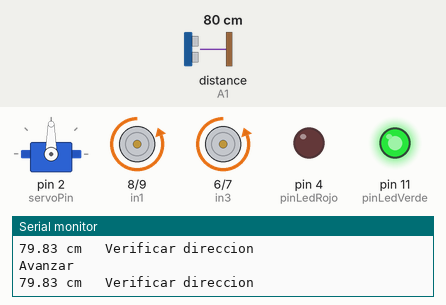
A sketch run on a simulated Arduino Uno, built with avr-gcc and run on an emulated ATmega328P. Parts: servo, motor-driver pin pairs drawn as motors (green arrow = first pin HIGH = forward, orange = second pin HIGH = backward, longer = more drive, scaled by the enable pin), output pins drawn as LEDs (lit = HIGH), the last lines printed to the serial monitor. Wiring (inferred from the names in the program): ultrasonic range finder: trigger A0; echo A1. Dashed ring = blinking. The test bench sets the inputs (shaded band); at power-on: distance to the obstacle (sensor on A1) 80 cm. The echo pulse lasts 58.3 µs per cm; pins used as bus, display or sensor lines are not drawn.

Above: at 1.2 s.
1.3 s: distance to the obstacle (sensor on A1) set to 2 cm
At 2.7 s:
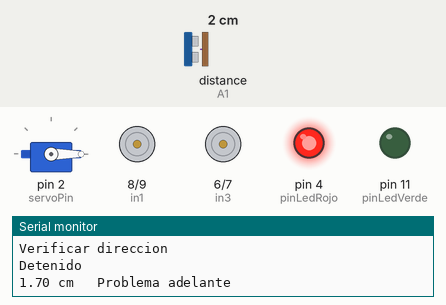
4.3 s: distance to the obstacle (sensor on A1) set to 18 cm
7.3 s: distance to the obstacle (sensor on A1) set to 23 cm
At 8.09 s:
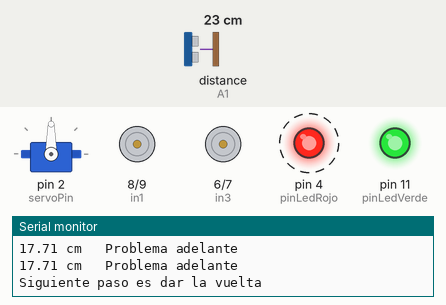
10.3 s: distance to the obstacle (sensor on A1) set to 4 cm
At 10.8 s:
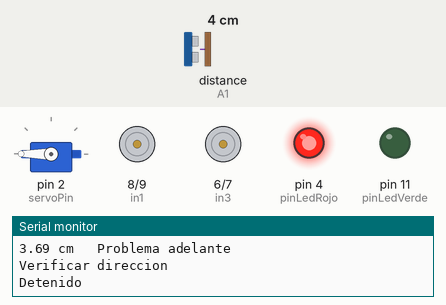
Timing chart, 0 to 14.3 s (numbered marks = the images above; inputs shaded):
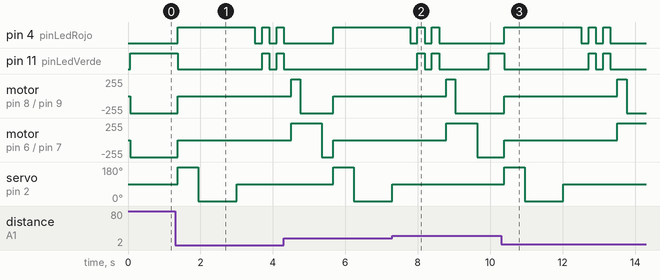

Measured:
- the behaviour switches between 20 and 21 cm on distance to the obstacle (sensor on A1) (found by bisection; images 1 and 2)
- after the input at 1.3 s, pin 4 (pinLedRojo): goes HIGH 2.1 s, LOW 0.20 s, HIGH 0.20 s, LOW 0.20 s, then HIGH, starting after 0.08 s; pin 11 (pinLedVerde): HIGH → LOW after 0.08 s, → HIGH 2.3 s later, → LOW 0.20 s later, → HIGH 0.20 s later
- after the input at 7.3 s, servo on pin 2 (servoPin): stays 90° (without the input it goes to 180° after 2.7 s)
- after the input at 10.3 s, pin 4 (pinLedRojo): LOW → HIGH after 0.09 s, then repeats every 0.40 s: LOW 0.20 s, HIGH 0.20 s, until it stays LOW from 13.3 s; pin 11 (pinLedVerde): goes LOW 2.3 s, HIGH 0.20 s, LOW 0.20 s, HIGH 0.20 s, then LOW, starting after 0.09 s

The sketch:

Robot2wd.ino
```cpp
#include <Servo.h>

// Se define los Pines para el Ultrasonido
#define pinTrigger A0
#define pinEcho A1

// Se define los Pines para los LEDs
#define pinLedVerde 11
#define pinLedRojo 4

//Se define todo el mapa de conecciones para el L298N
#define enA 10
#define in1 8
#define in2 9
#define in3 6
#define in4 7
#define enB 5
#define servoPin 2

//Se crea una clase Motor en donde se define sus 3 variables de control para cada motor creado
class Motor
{
    int enablePin;
    int direccionPin1;
    int direccionPin2;

public:
    //Metodo que define los pines del Motor
    Motor(int enPin, int dPin1, int dPin2)
    {
        enablePin = enPin;
        direccionPin1 = dPin1;
        direccionPin2 = dPin2;
    };
    //Metodo para definir el avance del motor (0-255 avanza, -1-255 retrocede)
    //Si direccionPin1 es LOW y direccionPin2 es HIGH el motor gira en un sentido
    //Si direccionPin1 es HIGH y direccionPin2 es LOW el motor gira en el sentido contrario
    //Si direccionPin1 es LOW y direccionPin2 es LOW el motor no gira
    void Conducir(int velocidad)
    {
        if (velocidad >= 0)
        { // Avanzar
            digitalWrite(direccionPin1, LOW);
            digitalWrite(direccionPin2, HIGH);
        }
        else
        { // Retroceder
            digitalWrite(direccionPin1, HIGH);
            digitalWrite(direccionPin2, LOW);
            velocidad = -velocidad;
        }
        analogWrite(enablePin, velocidad); // Regular velocidad del motor
    }
};
// Se crea 2 Clases Motor y declara con las conecciones del L298N
Motor motorIzquierda = Motor(enA, in1, in2);
Motor motorDerecha = Motor(enB, in3, in4);
// Se crea el objeto del tipo Servo para controlarlo.
Servo myservo;
// Se define un tipo de dato Direcciones
enum Direcciones
{
    Avanzar,
    GiroIzquierda,
    GiroDerecha,
    DarVuelta,
    Frenar
};
// Se define y establece variables gloables
Direcciones pasoSiguiente = Avanzar;
const unsigned int MAX_DIST = 23200; // Todo sobre los 400 cm (23200 us pulse) esta "fuera del rango"
bool obstaculo = false;              // Se inicia sin obstaculos
int servoPos = 90;                   // Se inicia en 90 grados
unsigned long anchoPulso;
float cm;

// funcion para inicializar variables del Motor
void inicializarMotor()
{
    pinMode(enA, OUTPUT);
    pinMode(in1, OUTPUT);
    pinMode(in2, OUTPUT);
    pinMode(enB, OUTPUT);
    pinMode(in3, OUTPUT);
    pinMode(in4, OUTPUT);
    // Se establece la direccion y velocidad inicial
    digitalWrite(enA, LOW);
    digitalWrite(enB, LOW);
    digitalWrite(in1, LOW);
    digitalWrite(in2, HIGH);
    digitalWrite(in3, LOW);
    digitalWrite(in4, HIGH);
}
// funcion para inicializar variables del Ultrasonido
void inicializarUltrasonido()
{
    pinMode(pinTrigger, OUTPUT);
    digitalWrite(pinTrigger, LOW);
}
// funcion para inicializar variables de los LEDs
void inicializarLeds()
{
    pinMode(pinLedVerde, OUTPUT);
    digitalWrite(pinLedVerde, LOW);
    pinMode(pinLedRojo, OUTPUT);
    digitalWrite(pinLedRojo, LOW);
}

//SETUP--------------------------------------------------------------------------
void setup()
{
    Serial.begin(9600);
    inicializarUltrasonido();
    inicializarLeds();
    inicializarMotor();
    myservo.attach(servoPin);
    Direcciones pasoSiguiente = Avanzar;
}

// MAIN LOOP ---------------------------------------------------------------------
void loop()
{
    verificarDistancia();
    verificarDireccion();
    Conducir();
}

// FUNCIONES ---------------------------------------------------------------------

// Funcion que verifica la distancia que mide el ultrasonido
void verificarDistancia()
{

    digitalWrite(pinTrigger, HIGH);      // Activa el trigger
    delayMicroseconds(10);               // Mantiene el Trigger activo por 10ms
    digitalWrite(pinTrigger, LOW);       // Desactiva el trigger
    anchoPulso = pulseIn(pinEcho, HIGH); // Mide cuanto tiempo el pin Echo estuvo activo (ancho del pulso en ms)
    cm = anchoPulso / 58.2;              // Calcula la distancia en centimetros (se asume que la velocidad del sonido en el aire a nivel del mar es ~340 m/s)
    if (anchoPulso > MAX_DIST)
    { // Imprime los resultados
        Serial.println("Out of range");
    }
    else
    {
        Serial.print(cm);
        Serial.print(" cm \t");
    }

    delay(60); // Espera al menos 60ms para la siguiente medicion
    if (cm <= 20)
    { // Si la distancia es menor a 20 cm establece que hay un obstaculo
        obstaculo = true;
        Serial.println("Problema adelante");
    }
    else
    { // De ser mayor a 20 cm establece que no hay un obstaculo
        obstaculo = false;
    }
}

// Funcion que verifica la direccion hacia donde girar
void verificarDireccion()
{
    Serial.println("Verificar direccion");
    if (obstaculo == true)
    { // si al frente esta bloqueado, se revisa a la izquierda
        pasoSiguiente = Frenar;
        Conducir();           // llama a la funcion Conducir con la orden de frenar
        myservo.write(180);   // le indica ql servo que vaya a la posicion 180 grados (izquierda)
        delay(500);           // espera medio segundo para que el servo llegue a su posicion
        verificarDistancia(); // verifica la distancia
        if (obstaculo == false)
        { // si a la izquierda esta libre, girara hacia esa direccion
            pasoSiguiente = GiroIzquierda;
            Serial.println("Siguiente paso es GiroIzquierda");
            myservo.write(90); // restablece la posicion del servo en 90 grados (en frente)
            delay(500);        // espera medio segundo para que el servo llegue a su posicion
        }
        else
        {                         // si a la izquierda esta bloqueado, se revisa a la derecha
            myservo.write(0);     // le indica ql servo que vaya a la posicion 0 grados (derecha)
            delay(1000);          // espera un segundo para que el servo llegue a su posicion
            verificarDistancia(); // verifica la distancia
            if (obstaculo == false)
            { // si a la derecha esta libre, girara hacia esa direccion
                pasoSiguiente = GiroDerecha;
                Serial.println("Siguiente paso es GiroDerecha");
                myservo.write(90); // restablece la posicion del servo en 90 grados (en frente)
                delay(500);        // espera medio segundo para que el servo llegue a su posicion
            }
            else
            { // si a la derecha tambien esta bloqueado, debera dar media vuelta
                pasoSiguiente = DarVuelta;
                myservo.write(90); // restablece la posicion del servo en 90 grados (en frente)
                delay(500);        // espera medio segundo para que el servo llegue a su posicion
                Serial.println("Siguiente paso es dar la vuelta");
            }
        }
    }
    else
    { //Sin obstaculo adelante
        pasoSiguiente = Avanzar;
    }
}

// Funcion que acciona los motores DC conectados
void Conducir()
{
    switch (pasoSiguiente)
    {
    case Avanzar: // Enciende el Led Verde, y pone en marcha los 2 motores
        digitalWrite(pinLedVerde, HIGH);
        motorIzquierda.Conducir(255); // motor izquierda hacia adelante
        motorDerecha.Conducir(255);   // motor derecha hacia adelante
        Serial.println("Avanzar");
        break;

    case GiroIzquierda: // Parpadea el Led Verde, y pone en marcha el motor derecho y en reversa el izquierdo hasta girar 90 grados
        led(2, pinLedVerde);
        motorIzquierda.Conducir(-255);           // motor izquierda en reversa
        motorDerecha.Conducir(255);              // motor derecha hacia adelante
        Serial.println(" Girar a la Izquierda"); //
        delay(300);                              //
        motorIzquierda.Conducir(0);              // motor izquierda detenido
        motorDerecha.Conducir(0);                // motor derecha detenido
        delay(50);
        break;

    case GiroDerecha: // Parpadea el Led Rojo, y pone en marcha el motor izquierdo y en reversa el derecho hasta girar 90 grados
        led(2, pinLedRojo);
        motorIzquierda.Conducir(255);          // motor izquierda hacia adelante
        motorDerecha.Conducir(-255);           // motor derecha en reversa
        Serial.println(" Girar a la Derecha"); //
        delay(300);                            //
        motorIzquierda.Conducir(0);            // motor izquierda detenido
        motorDerecha.Conducir(0);              // motor derecha detenido
        delay(50);
        break;

    case DarVuelta: // Parpadea ambos Leds, y pone en reversa ambos motores y luego pone en marcha el motor izquierdo y en reversa el derecho hasta girar 180 grados
        led(2, pinLedVerde, pinLedRojo);
        motorIzquierda.Conducir(-255);             // motor izquierda en reversa
        motorDerecha.Conducir(-255);               // motor derecha en reversa
        delay(250);                                //
        motorIzquierda.Conducir(255);              // motor izquierda hacia adelante
        motorDerecha.Conducir(-255);               // motor derecha en reversa
        Serial.println(" Dar la vuelta completa"); //
        delay(600);                                //
        motorIzquierda.Conducir(255);              // motor izquierda hacia adelante
        motorDerecha.Conducir(255);                // motor derecha hacia adelante
        delay(250);
        break;

    case Frenar: // Enciende el Led Rojo, y detiene los 2 motores
        digitalWrite(pinLedVerde, LOW);
        digitalWrite(pinLedRojo, HIGH);
        motorIzquierda.Conducir(0); // motor izquierda detenido
        motorDerecha.Conducir(0);   // motor derecha detenido
        Serial.println("Detenido");
    }
}

// funcion que permite parpadear el led del lado donde va girar
void led(int numParpadeos, int led1)
{
    digitalWrite(pinLedVerde, LOW);
    digitalWrite(pinLedRojo, LOW);
    delay(200);
    for (int t = 1; t <= numParpadeos; t++)
    { // bucle que permite parpadear un led
        digitalWrite(led1, HIGH);
        delay(200);
        digitalWrite(led1, LOW);
        delay(200);
    }
}

// funcion que permite parpadear ambos led para indicar que dara media vuelta
void led(int numParpadeos, int led1, int led2)
{
    digitalWrite(led1, LOW);
    digitalWrite(led2, LOW);
    delay(200);
    for (int t = 1; t <= numParpadeos; t++)
    { // bucle que permite parpadear ambos led
        digitalWrite(led1, HIGH);
        digitalWrite(led2, HIGH);
        delay(200);
        digitalWrite(led1, LOW);
        digitalWrite(led2, LOW);
        delay(200);
    }
}
```
